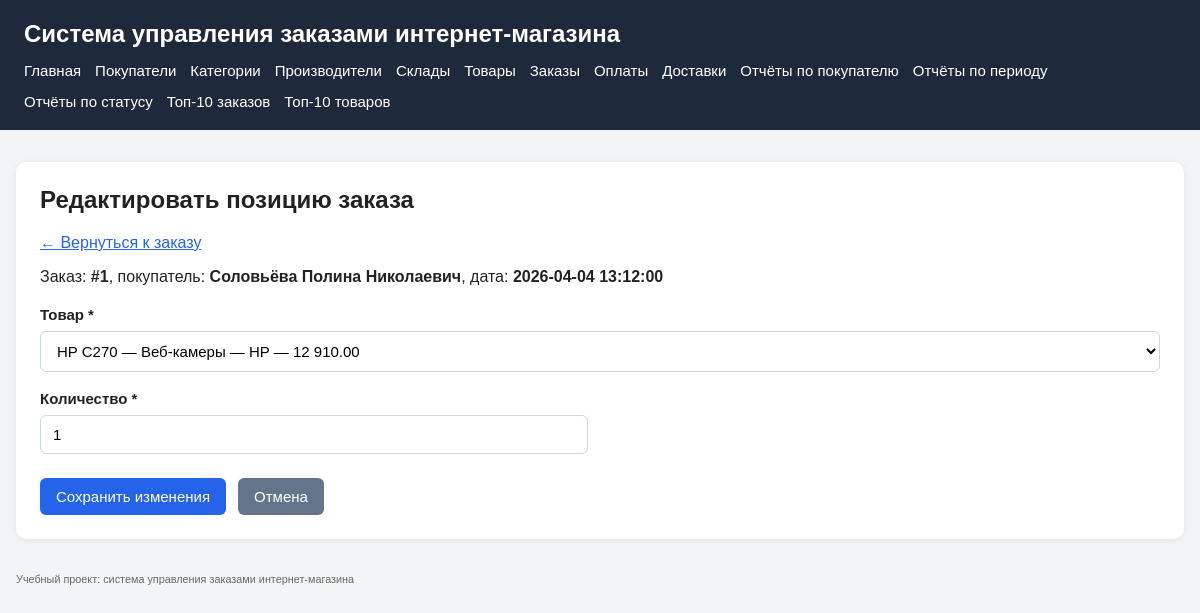
Screenshot of /orders/edit_item.php?id=1 with the database file from the repository.
### tables this page shows
CREATE TABLE orders (
    order_id INT UNSIGNED NOT NULL AUTO_INCREMENT,
    order_date DATETIME NOT NULL,
    status VARCHAR(30) NOT NULL,
    total_amount DECIMAL(10,2) NOT NULL DEFAULT 0.00,
    customer_id INT UNSIGNED NOT NULL,
    payment_method VARCHAR(50) NOT NULL,
    delivery_method VARCHAR(50) NOT NULL,
    delivery_address VARCHAR(255) NOT NULL,
    PRIMARY KEY (order_id),
    KEY idx_orders_customer (customer_id),
    KEY idx_orders_date (order_date),
    KEY idx_orders_status (status),
    CONSTRAINT fk_orders_customer
        FOREIGN KEY (customer_id) REFERENCES customers(customer_id)
        ON UPDATE CASCADE
        ON DELETE RESTRICT
);

CREATE TABLE customers (
    customer_id INT UNSIGNED NOT NULL AUTO_INCREMENT,
    last_name VARCHAR(100) NOT NULL,
    first_name VARCHAR(100) NOT NULL,
    middle_name VARCHAR(100) NULL,
    phone VARCHAR(20) NOT NULL,
    email VARCHAR(255) NULL,
    city VARCHAR(100) NOT NULL,
    street VARCHAR(150) NOT NULL,
    house VARCHAR(20) NOT NULL,
    apartment VARCHAR(20) NULL,
    postal_code VARCHAR(20) NOT NULL,
    PRIMARY KEY (customer_id),
    UNIQUE KEY uk_customers_email (email),
    KEY idx_customers_phone (phone)
);

### src/includes/db.php (called while the page is built, shortened)
<?php
$configPath = __DIR__ . '/../config/config.local.php';
if (!file_exists($configPath)) {
    $configPath = __DIR__ . '/../config/config.example.php';
}
$config = require $configPath;
function app_config(): array
{
    global $config;
    return $config;
}
function base_url(string $path = ''): string
{
    $config = app_config();
    $base = rtrim($config['app']['base_url'] ?? '', '/');
    return $base . '/' . ltrim($path, '/');
}
function db(): PDO
{
    $config = app_config();
    $db = $config['db'];
    $dsn = sprintf(
        'mysql:host=%s;port=%d;dbname=%s;charset=%s',
        $db['host'],
        $db['port'],
        $db['name'],
        $db['charset']
    );
    $pdo = new PDO($dsn, $db['user'], $db['pass'], [
        PDO::ATTR_ERRMODE => PDO::ERRMODE_EXCEPTION,
        PDO::ATTR_DEFAULT_FETCH_MODE => PDO::FETCH_ASSOC,
        PDO::ATTR_EMULATE_PREPARES => false,
    ]);
    return $pdo;
}

### src/config/config.example.php (called while the page is built)
<?php
return [
    'app' => [
        'base_url' => getenv('APP_BASE_URL') ?: '',
        'name' => getenv('APP_NAME') ?: 'Система управления заказами интернет-магазина',
    ],
    'db' => [
        'host' => getenv('DB_HOST') ?: 'db',
        'port' => (int)(getenv('DB_PORT') ?: 3306),
        'name' => getenv('DB_NAME') ?: 'shop_orders',
        'user' => getenv('DB_USER') ?: 'shop_user',
        'pass' => getenv('DB_PASSWORD') ?: '',
        'charset' => getenv('DB_CHARSET') ?: 'utf8mb4',
    ],
];

### src/orders/edit_item.php (the view, shortened to what this page needs)
<?php
require_once __DIR__ . '/../includes/db.php';
$orderItemId = (int)($_GET['id'] ?? $_POST['id'] ?? 0);
$errorMessage = null;
$orderItem = null;
$order = null;
$products = [];
$formData = [
    'product_id' => '',
    'quantity' => '',
];
if ($orderItemId <= 0) {
    $errorMessage = 'Некорректный идентификатор позиции заказа.';
} else {
    try {
        $pdo = db();
        $itemStmt = $pdo->prepare(
            'SELECT
                oi.order_item_id,
                oi.order_id,
                oi.product_id,
                oi.quantity
             FROM order_items oi
             WHERE oi.order_item_id = :order_item_id'
        );
        $itemStmt->execute([
            ':order_item_id' => $orderItemId,
        ]);
        $orderItem = $itemStmt->fetch();
        if (!$orderItem) {
            $errorMessage = 'Позиция заказа не найдена.';
        } else {
            $orderStmt = $pdo->prepare(
                'SELECT
                    o.order_id,
                    o.order_date,
                    c.last_name,
                    c.first_name,
                    c.middle_name
                 FROM orders o
                 INNER JOIN customers c ON c.customer_id = o.customer_id
                 WHERE o.order_id = :order_id'
            );
            $orderStmt->execute([
                ':order_id' => (int)$orderItem['order_id'],
            ]);
            $order = $orderStmt->fetch();
            $productsStmt = $pdo->prepare(
                'SELECT
                    p.product_id,
                    p.product_name,
                    p.price,
                    c.category_name,
                    m.manufacturer_name
                 FROM products p
                 INNER JOIN categories c ON c.category_id = p.category_id
                 INNER JOIN manufacturers m ON m.manufacturer_id = p.manufacturer_id
                 WHERE p.product_id = :current_product_id
                    OR NOT EXISTS (
                        SELECT 1
                        FROM order_items oi
                        WHERE oi.order_id = :order_id
                          AND oi.product_id = p.product_id
                    )
                 ORDER BY p.product_name ASC'
            );
            $productsStmt->execute([
                ':current_product_id' => (int)$orderItem['product_id'],
                ':order_id' => (int)$orderItem['order_id'],
            ]);
            $products = $productsStmt->fetchAll();
            if ($_SERVER['REQUEST_METHOD'] === 'POST') {
                foreach ($formData as $key => $value) {
                    $formData[$key] = trim((string)($_POST[$key] ?? ''));
                }
                if ($formData['product_id'] === '') {
                    $errorMessage = 'Поле «Товар» обязательно для заполнения.';
                }
                if ($errorMessage === null && !ctype_digit($formData['product_id'])) {
                    $errorMessage = 'Некорректный товар.';
                }
                if ($errorMessage === null && $formData['quantity'] === '') {
                    $errorMessage = 'Поле «Количество» обязательно для заполнения.';
                }
                if ($errorMessage === null && (!ctype_digit($formData['quantity']) || (int)$formData['quantity'] <= 0)) {
                    $errorMessage = 'Количество должно быть положительным целым числом.';
                }
                if ($errorMessage === null) {
                    $productStmt = $pdo->prepare(
                        'SELECT
                            p.product_id,
                            p.price
                         FROM products p
                         WHERE p.product_id = :product_id
                           AND (
                                p.product_id = :current_product_id
                                OR NOT EXISTS (
                                    SELECT 1
                                    FROM order_items oi
                                    WHERE oi.order_id = :order_id
                                      AND oi.product_id = p.product_id
                                      AND oi.order_item_id <> :order_item_id
                                )
                           )'
                    );
                    $productStmt->execute([
                        ':product_id' => (int)$formData['product_id'],
                        ':current_product_id' => (int)$orderItem['product_id'],
                        ':order_id' => (int)$orderItem['order_id'],
                        ':order_item_id' => $orderItemId,
                    ]);
                    $product = $productStmt->fetch();
                    if (!$product) {
                        $errorMessage = 'Выбранный товар не найден или уже добавлен в этот заказ.';
                    } else {
                        $quantity = (int)$formData['quantity'];
                        $unitPrice = (float)$product['price'];
                        $lineTotal = $quantity * $unitPrice;
                        $updateStmt = $pdo->prepare(
                            'UPDATE order_items
                             SET
                                product_id = :product_id,
                                quantity = :quantity,
                                unit_price = :unit_price,
                                line_total = :line_total
                             WHERE order_item_id = :order_item_id'
                        );
                        $updateStmt->execute([
                            ':product_id' => (int)$formData['product_id'],
                            ':quantity' => $quantity,
                            ':unit_price' => $unitPrice,
                            ':line_total' => $lineTotal,
                            ':order_item_id' => $orderItemId,
                        ]);
                        recalculateOrderTotal($pdo, (int)$orderItem['order_id']);
                        header('Location: ' . base_url('orders/view.php?id=' . (int)$orderItem['order_id']));
                        exit;
                    }
                }
            } else {
                $formData['product_id'] = (string)$orderItem['product_id'];
                $formData['quantity'] = (string)$orderItem['quantity'];
            }
        }
    } catch (Throwable $e) {
        $errorMessage = $e->getMessage();
    }
}
require_once __DIR__ . '/../includes/header.php';
require_once __DIR__ . '/../includes/menu.php';
?>
<main>
    <section class="card">
        <h2>Редактировать позицию заказа</h2>
        <?php
        $backOrderId = $orderItem !== null ? (int)$orderItem['order_id'] : 0;
        ?>
        <p>
            <a href="<?= htmlspecialchars(base_url('orders/view.php?id=' . $backOrderId), ENT_QUOTES, 'UTF-8') ?>">
                ← Вернуться к заказу
            </a>
        </p>
        <?php if ($order !== null): ?>
            <?php
            $customerFullName = trim(
                (string)$order['last_name'] . ' ' .
                (string)$order['first_name'] . ' ' .
                (string)($order['middle_name'] ?? '')
            );
            ?>
            <p>
                Заказ:
                <strong>#<?= (int)$order['order_id'] ?></strong>,
                покупатель:
                <strong><?= htmlspecialchars($customerFullName, ENT_QUOTES, 'UTF-8') ?></strong>,
                дата:
                <strong><?= htmlspecialchars((string)$order['order_date'], ENT_QUOTES, 'UTF-8') ?></strong>
            </p>
        <?php endif; ?>
        <?php if ($orderItem !== null && !empty($products) && ($errorMessage === null || $_SERVER['REQUEST_METHOD'] === 'POST')): ?>
            <form method="post" action="<?= htmlspecialchars(base_url('orders/edit_item.php?id=' . $orderItemId), ENT_QUOTES, 'UTF-8') ?>">
                <div class="form-grid">
                    <div class="form-group form-group-full">
                        <label for="product_id">Товар *</label>
                        <select id="product_id" name="product_id" required>
                            <?php foreach ($products as $product): ?>
                                <?php
                                $optionText = (string)$product['product_name']
                                    . ' — ' . (string)$product['category_name']
                                    . ' — ' . (string)$product['manufacturer_name']
                                    . ' — ' . number_format((float)$product['price'], 2, '.', ' ');
                                ?>
                                <option
                                    value="<?= (int)$product['product_id'] ?>"
                                    <?= $formData['product_id'] === (string)$product['product_id'] ? 'selected' : '' ?>
                                >
                                    <?= htmlspecialchars($optionText, ENT_QUOTES, 'UTF-8') ?>
                                </option>
                            <?php endforeach; ?>
                        </select>
                    </div>
                    <div class="form-group">
                        <label for="quantity">Количество *</label>
                        <input
                            type="number"
                            id="quantity"
                            name="quantity"
                            min="1"
                            step="1"
                            value="<?= htmlspecialchars($formData['quantity'], ENT_QUOTES, 'UTF-8') ?>"
                            required
                        >
                    </div>
                </div>
                <div class="form-actions">
                    <button type="submit">Сохранить изменения</button>
                    <a class="btn btn-secondary" href="<?= htmlspecialchars(base_url('orders/view.php?id=' . $backOrderId), ENT_QUOTES, 'UTF-8') ?>">
                        Отмена
                    </a>
                </div>
            </form>
        <?php endif; ?>
    </section>
</main>
<?php require_once __DIR__ . '/../includes/footer.php'; ?>

### src/assets/css/style.css (style rules this page uses)
* { box-sizing: border-box; }
body { margin: 0; padding: 0; font-family: Arial, sans-serif; background: #f3f4f6; color: #222; }
main { max-width: 1200px; margin: 32px auto; padding: 0 16px; }
.card { background: #fff; border-radius: 10px; padding: 24px; margin-bottom: 20px; box-shadow: 0 1px 6px rgba(0, 0, 0, 0.08); }
.card h2 { margin-top: 0; margin-bottom: 20px; font-size: 24px; }
a { color: #2563eb; }
.form-grid { display: grid; grid-template-columns: repeat(2, minmax(280px, 1fr)); gap: 18px 24px; margin-top: 20px; }
.form-group { display: flex; flex-direction: column; }
.form-group-full { grid-column: 1 / -1; }
label { display: block; margin-bottom: 8px; font-weight: 600; font-size: 15px; }
input[type="text"], input[type="email"], input[type="number"], input[type="date"], input[type="datetime-local"], select, textarea { width: 100%; padding: 10px 12px; border: 1px solid #cbd5e1; border-radius: 6px; font-size: 15px; background: #fff; }
.form-actions { margin-top: 24px; display: flex; gap: 12px; align-items: center; }
button, .btn { display: inline-block; padding: 10px 16px; border: none; border-radius: 6px; background: #2563eb; color: #fff; font-size: 15px; text-decoration: none; cursor: pointer; }
.btn-secondary { background: #64748b; }

### rows the page displays
orders: order_id "1", customer.middle_name "Соловьёва Полина Николаевич", order_date "2026-04-04 13:12:00"

### other values shown
app_config()['app']['name'] "Система управления заказами интернет-магазина"
form field product_id "HP C270 — Веб-камеры — HP — 12 910.00"
